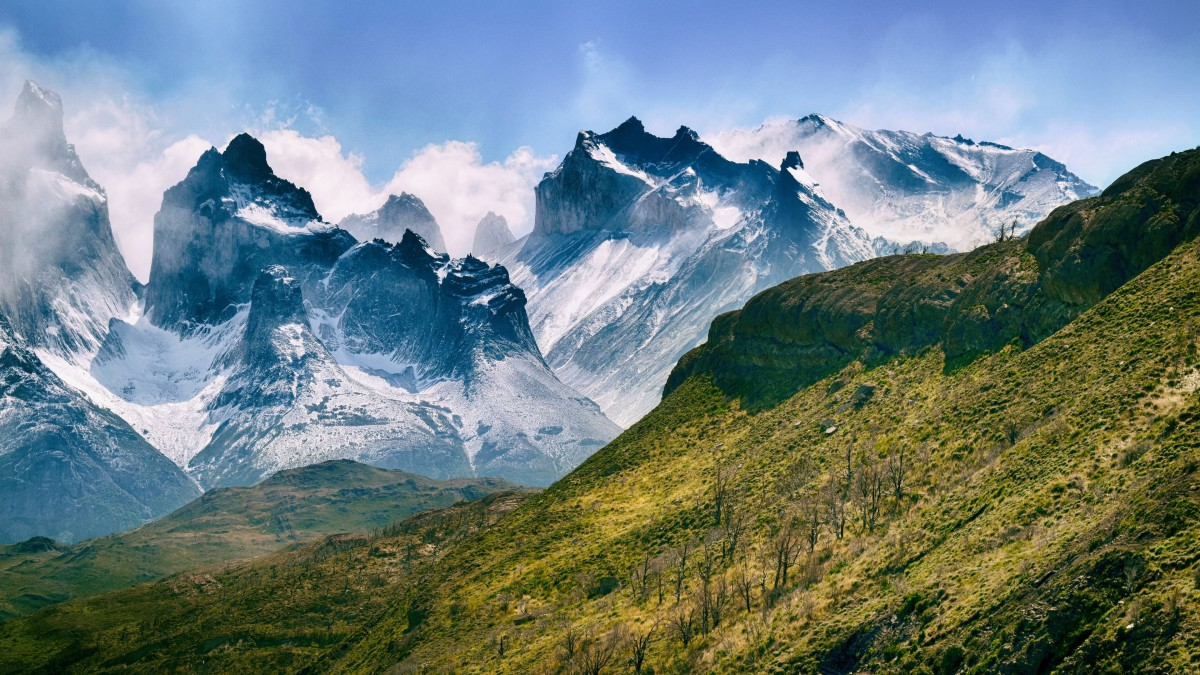
#> input picture 2.jpg, 1200 x 675 px, found by its file name
$ python '仿射变换.py'
#> lines starting #> are read from the running program, lines starting #| are printed output that depends on the picture
import cv2 as cv
import matplotlib.pyplot as plt
import numpy as np

img = cv.imread("./2.jpg")
#> img is the input picture: shape (675, 1200, 3); mean B, G, R 126.3, 126.3, 108.7
rows, cols = img.shape[:2]
#> rows = 675; cols = 1200
pts1 = np.float32([[50,50],[200,50],[50,200]])
pts2 = np.float32([[100,100],[200,50],[100,250]])
M = cv.getAffineTransform(pts1, pts2)
res = cv.warpAffine(img, M, (cols,rows))
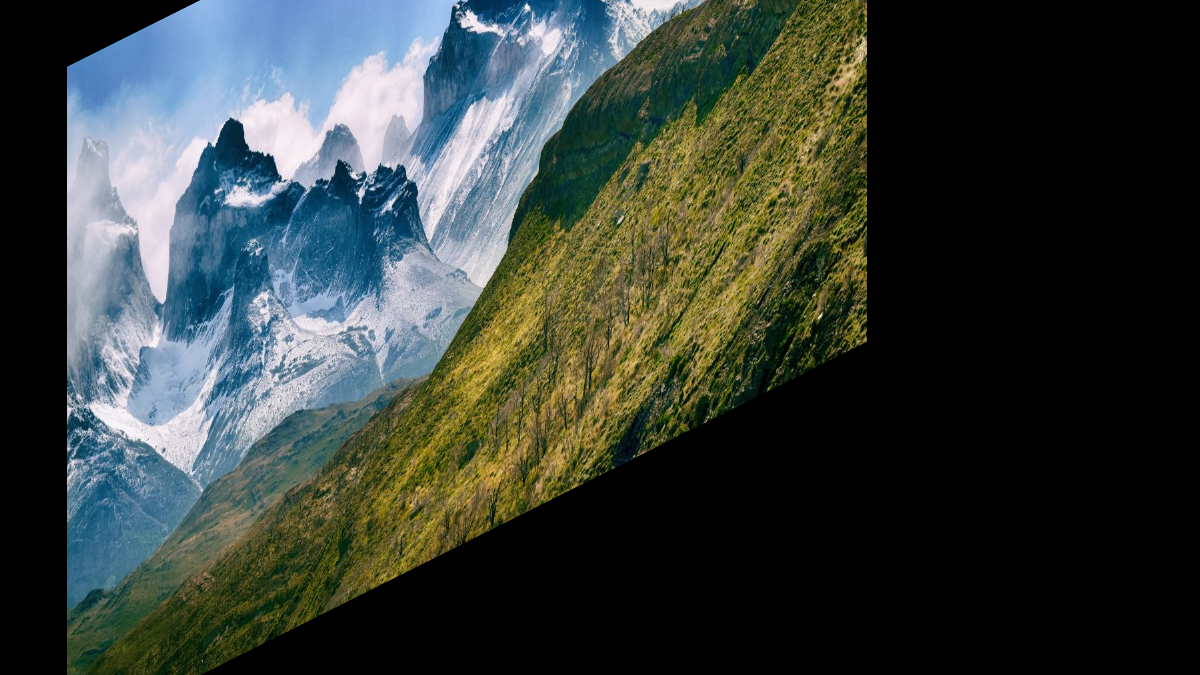
#> res: shape (675, 1200, 3); mean B, G, R 57.9, 62.8, 55
cv.imshow('1',res[:,:,::-1])
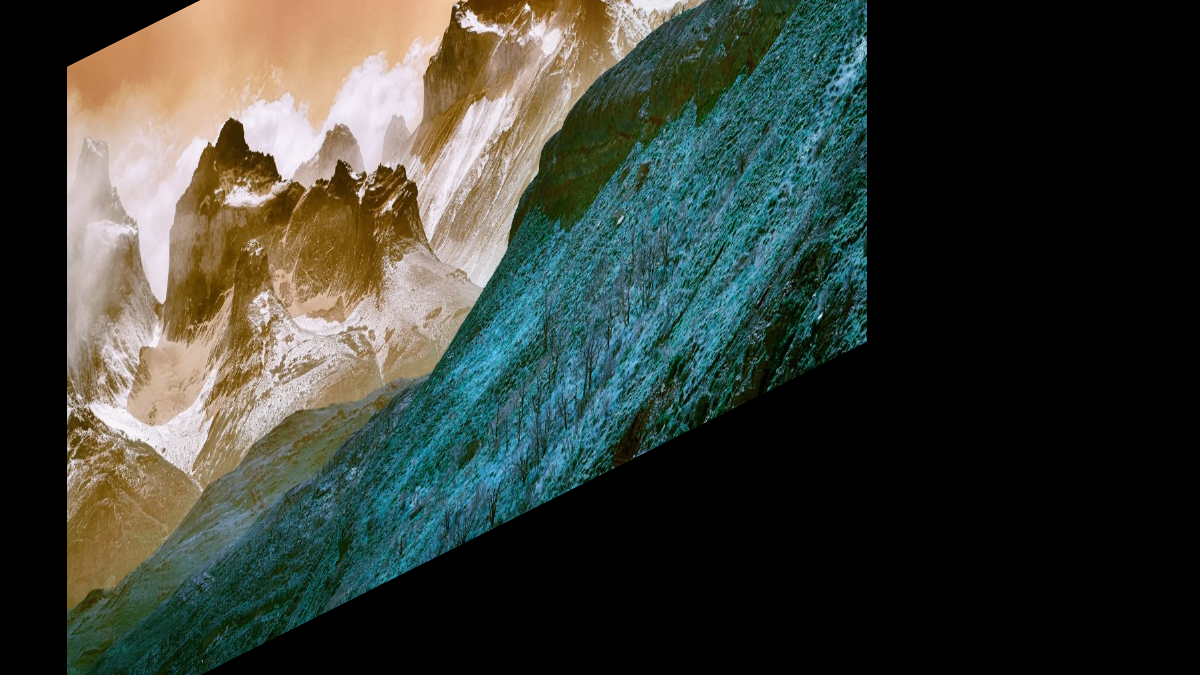
#> window '1': shape (675, 1200, 3); mean B, G, R 55, 62.8, 57.9
cv.waitKey(0)
cv.destroyAllWindows()

$ run again, with 1.jpg copied over 2.jpg
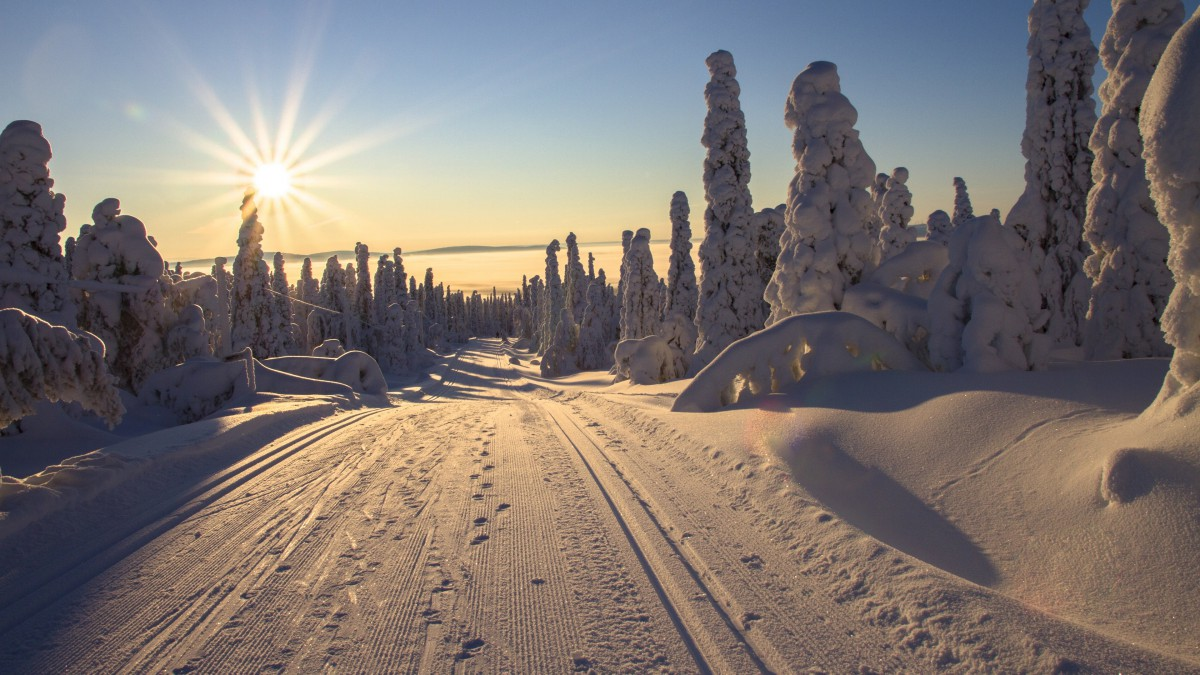
#> input picture 1.jpg, 1200 x 675 px, found by its file name
#> img is the input picture: shape (675, 1200, 3); mean B, G, R 112.8, 116.2, 125
#> `res = cv.warpAffine(img, M, (cols,rows))`:
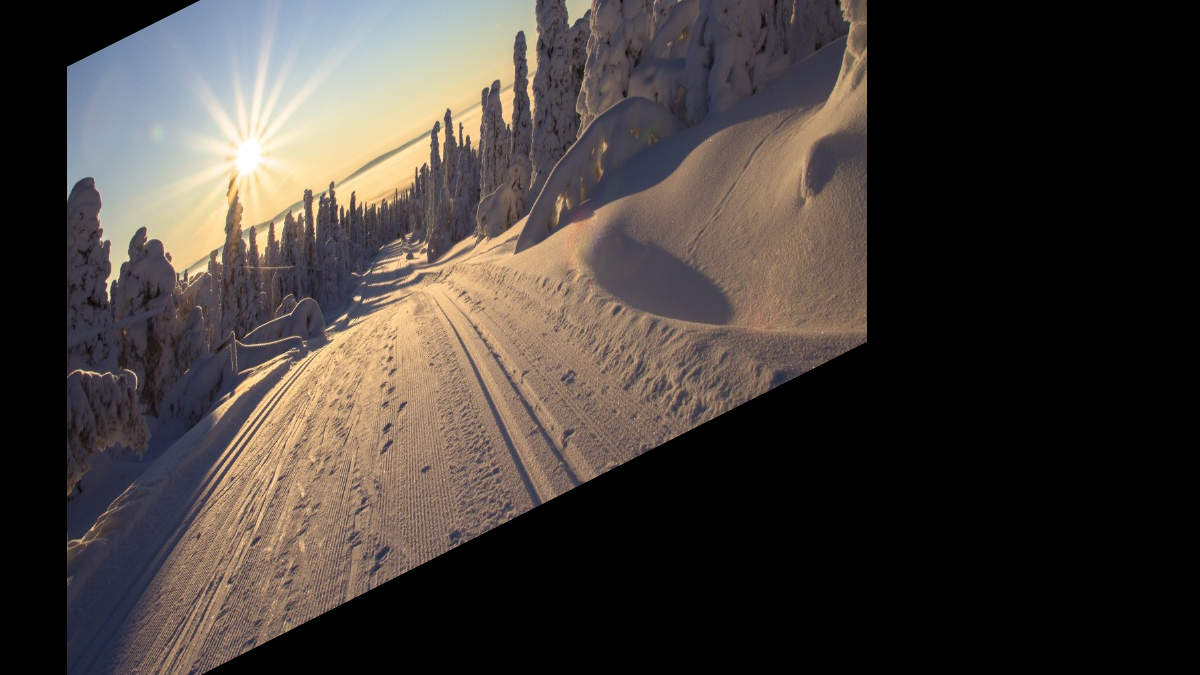
#> res: shape (675, 1200, 3); mean B, G, R 57.3, 61.6, 68.5
#> `cv.imshow('1',res[:,:,::-1])`:
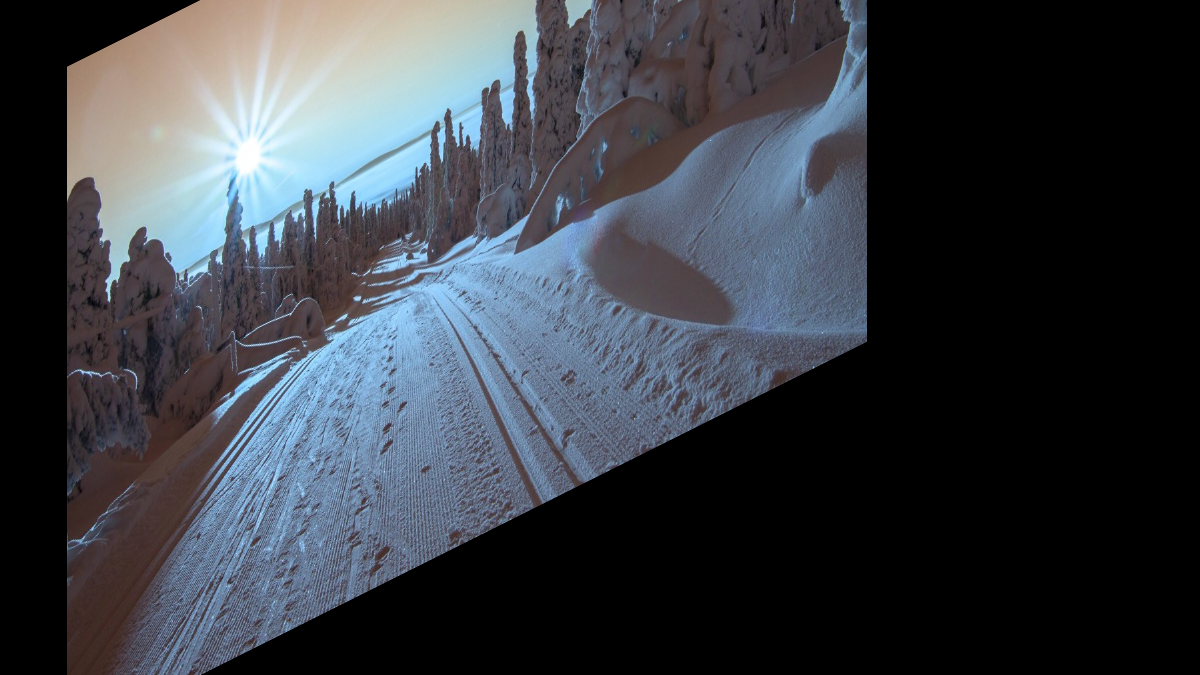
#> window '1': shape (675, 1200, 3); mean B, G, R 68.5, 61.6, 57.3

$ run again, with 1.png saved as 2.jpg
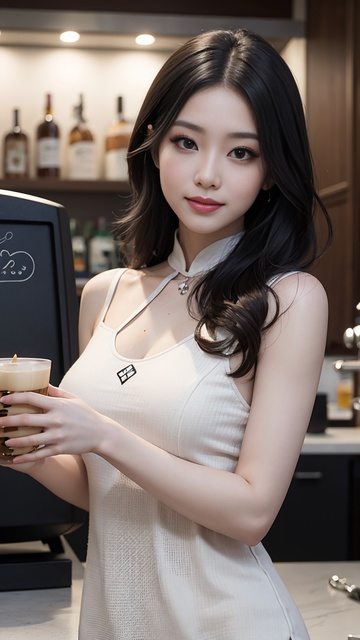
#> input picture 1.png, 360 x 640 px, found by its file name
#> img is the input picture: shape (640, 360, 3); mean B, G, R 108.2, 113.3, 125.1
#> `res = cv.warpAffine(img, M, (cols,rows))`:
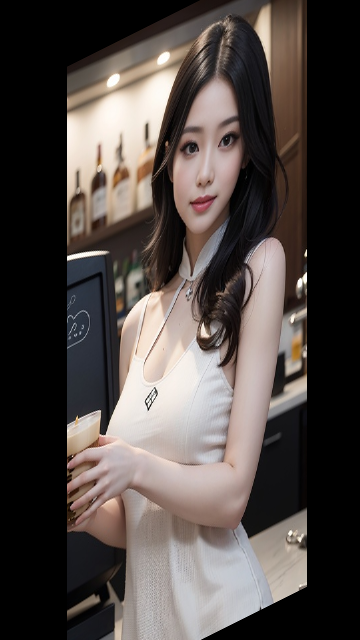
#> res: shape (640, 360, 3); mean B, G, R 69.2, 72.5, 80.1
#> `cv.imshow('1',res[:,:,::-1])`:
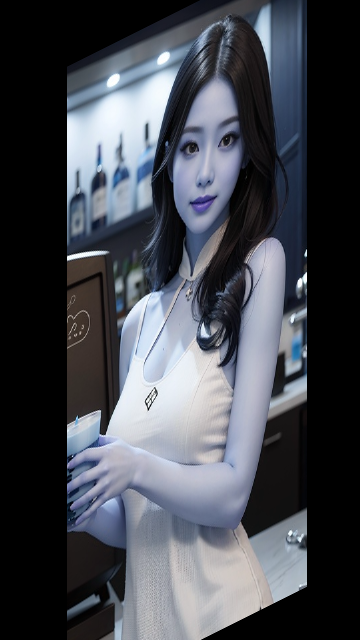
#> window '1': shape (640, 360, 3); mean B, G, R 80.1, 72.5, 69.2
